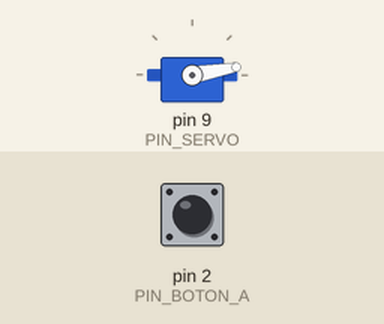
Recording of a sketch running on a simulated Arduino Uno, built with avr-gcc and run on an emulated ATmega328P. On the bench: servo. The test bench sets the inputs (shaded band); at power-on: pin 2 (PIN_BOTON_A) HIGH. What the sketch prints to the serial monitor is not drawn.

Above: at 1.2 s.
1.3 s: pin 2 (PIN_BOTON_A) pulled LOW for 0.15 s
At 2.2 s:
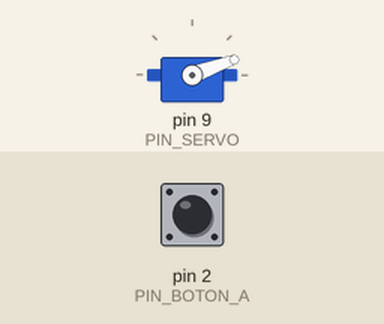
2.9 s: pin 2 (PIN_BOTON_A) pulled LOW for 1 s
At 4.7 s:
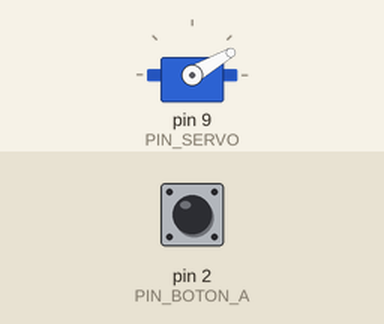
5.4 s: pin 2 (PIN_BOTON_A) pulled LOW for 0.15 s
At 6.6 s:
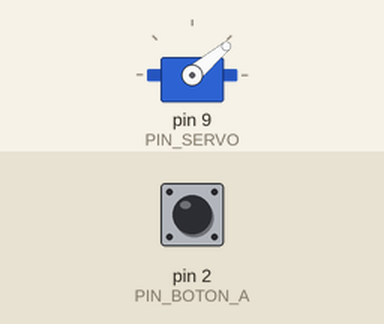
7.0 s: pin 2 (PIN_BOTON_A) pulsed LOW 5 times (0.12 s each, 0.3 s apart)
At 9.3 s:
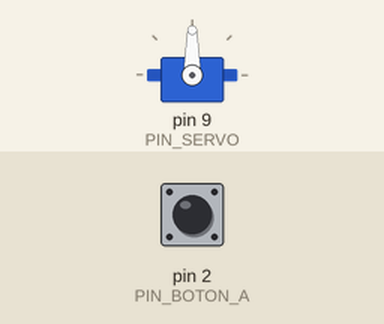
10.0 s: pin 2 (PIN_BOTON_A) pulled LOW for 3.2 s
At 14.2 s:
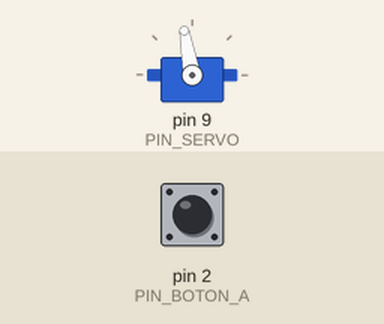
14.7 s: pin 2 (PIN_BOTON_A) pulsed LOW 2 times (0.12 s each, 0.3 s apart)
At 16.4 s:
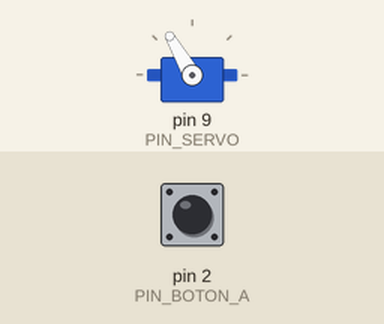
Timing chart, 0 to 17.8 s (numbered marks = the images above; inputs shaded):
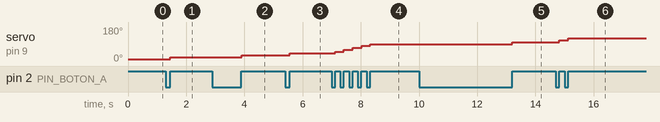

Measured:
- after the input at 1.3 s, servo on pin 9 (PIN_SERVO): 10° → 20° after 0.15 s
- after the input at 2.9 s, servo on pin 9 (PIN_SERVO): 20° → 30° after 1.0 s
- after the input at 5.4 s, servo on pin 9 (PIN_SERVO): 30° → 40° after 0.15 s
- after the input at 7.0 s, servo on pin 9 (PIN_SERVO): moves from 40° to 90° over 1.2 s, starting after 0.12 s
- after the input at 10.0 s, servo on pin 9 (PIN_SERVO): 90° → 100° after 3.2 s
- after the input at 14.7 s, servo on pin 9 (PIN_SERVO): 100° → 110° after 0.12 s, → 120° 0.30 s later

The sketch:

Ejercicio05-ANASAENZ.ino
```cpp
#include <Servo.h>


#define PIN_SERVO 9
#define PIN_BOTON_A 2

Servo miservo;

int grados = 10;  //Variable global

void setup() {
  Serial.begin(9600); //
  pinMode(PIN_BOTON_A, INPUT_PULLUP);
  miservo.attach(PIN_SERVO);
  miservo.write(grados);
}

void loop() {
  Serial.println(grados);
  detectaFlanco();
}

void detectaFlanco() {
  static boolean anterior_a = digitalRead(PIN_BOTON_A); //Variable local
  boolean estado_a = digitalRead(PIN_BOTON_A);  //Variable local

  if (anterior_a != estado_a) {
    if (estado_a == HIGH) {  //flanco ascendente pull-up
      if (grados >= 170)
        grados = 10;
      else
        grados += 10;
      miservo.write(grados);
    }
    anterior_a = estado_a;  //
  }
}
```
